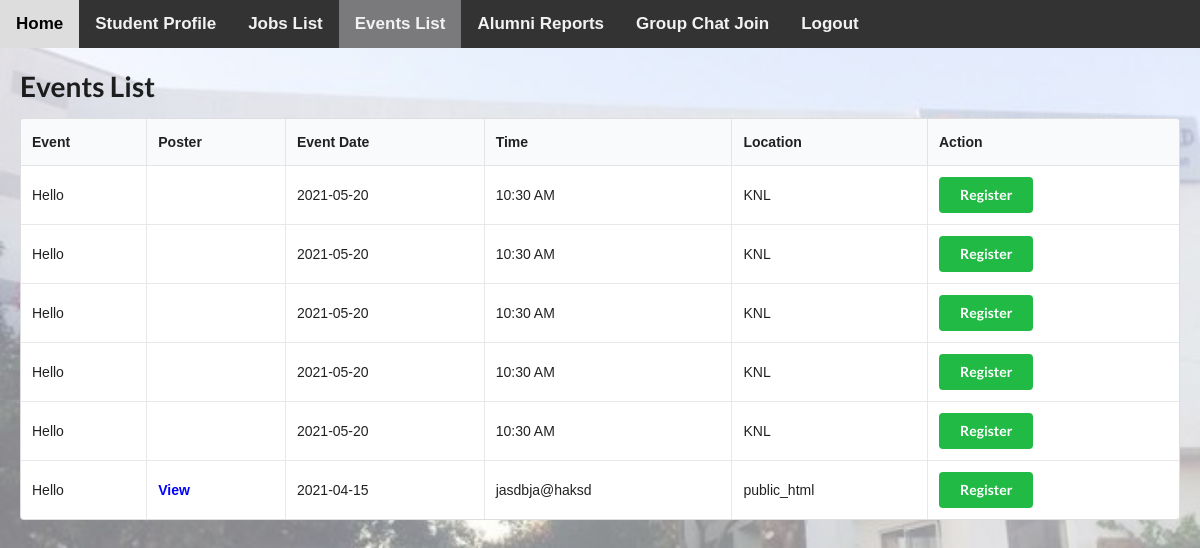
/events_list.php (signed in), run on the app's committed database.
### tables this page shows
CREATE TABLE `event` (
  `id` int(11) NOT NULL,
  `event` text,
  `poster` text,
  `event_date` text,
  `time` text,
  `location` text
);

### functions.php (called while the page is built, shortened)
<?php
function get_results($sql, $format=""){
	global $conn;
	$result = $conn->query($sql);
	if ($result->num_rows > 0) {
	    $i = 0;
	    if ($format=="ARRAY_A") {
	    	while($row = $result->fetch_assoc()) {
		        $rows[$i++] = $row;
		    }
	    	return $rows;
	    } elseif ($format=="OBJECT_K") {
		    while($row = $result->fetch_assoc()) {
		        $rows[$row["id"]] = (object) $row;
		    }
	    	return $rows;
	    } else {
		    while($row = $result->fetch_assoc()) {
		        $rows[$i++] = (object) $row;
		    }
	    	$final = (object) $rows;
	    	return $final;
	    }
	} else {
	    return NULL;
	}
}
    ?>

### events_list.php (the view, shortened to what this page needs)
<?php
include 'header.php';
$table_name = 'event';
?>
<div style="overflow-x:auto">
<table id="myTable" class="ui unstackable celled table dataTable">
    <thead>
        <tr>
            <th>Event</th>
            <th>Poster</th>
            <th>Event Date</th>
            <th>Time</th>
            <th>Location</th>
            <th>Action</th>
        </tr>
    </thead>
    <tbody>
        <?php
        $rows = get_results("SELECT * FROM $table_name ORDER BY id DESC");
        foreach($rows as $row){
            echo '<tr row-id="'.$row->id.'">';
            echo '<td>'.$row->event.'</td>';
            $file_url = $row->poster;
            echo '<td>';
            if($file_url){
                echo '<a href="'.$file_url.'" target="_blank"><b>View<b></a>';
            }
            echo '</td>';
            echo '<td>'.$row->event_date.'</td>';
            echo '<td>'.$row->time.'</td>';
            echo '<td>'.$row->location.'</td>';
            echo '<td><a href="event_register.php" class="ui green button">Register</a></td>';
            echo '</tr>';
        }
        ?>
    </tbody>
</table>
</div>

### data on the page
event: event "Hello", event_date "2021-05-20", time "10:30 AM", location "KNL"
event: event "Hello", event_date "2021-05-20", time "10:30 AM", location "KNL"
event: event "Hello", event_date "2021-05-20", time "10:30 AM", location "KNL"
event: event "Hello", event_date "2021-05-20", time "10:30 AM", location "KNL"
event: event "Hello", event_date "2021-05-20", time "10:30 AM", location "KNL"
event: event "Hello", event_date "2021-04-15", time "jasdbja@haksd", location "public_html"

### other printed values
$file_name "Events List"
